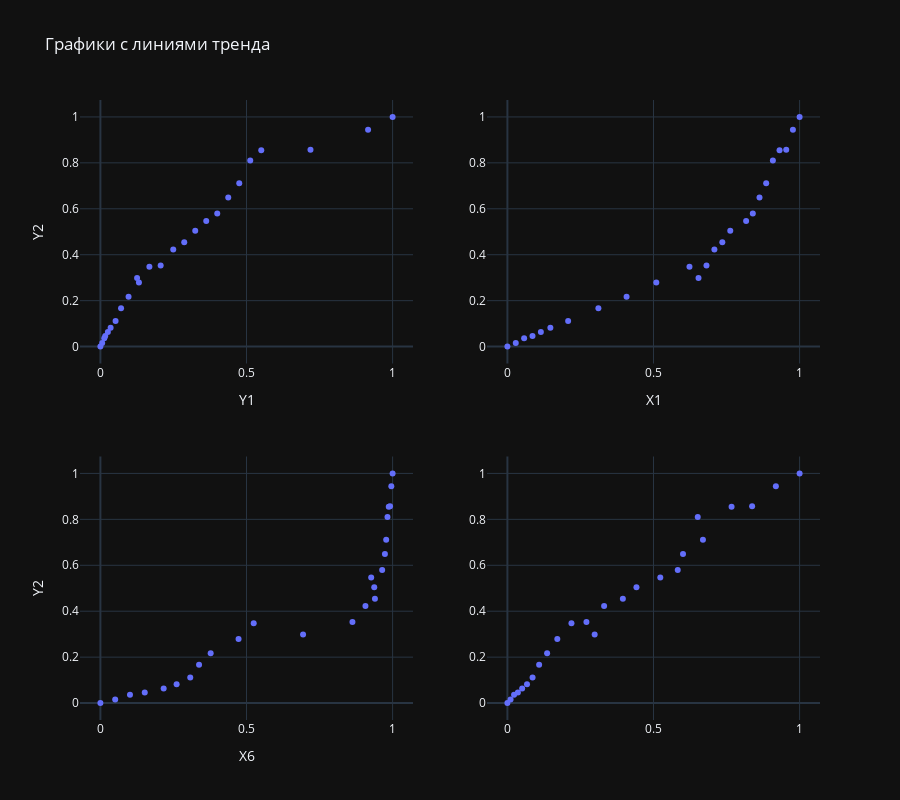

Source (notebook cell):
### Markdown cell above
$$\hat y_2 = 0.1339y_{1} + 0.3834x_{1} + -0.1158x_{3} + 0.6254x_{6}$$

### Code cell
fig = make_subplots(rows=2, cols=2)
fig.update_yaxes(title_text='Y2', row=1, col=1)
fig.update_yaxes(title_text='Y2', row=2, col=1)

fig.add_trace(px.scatter(x=y1, y=y2).data[0], row=1, col=1)
fig.update_xaxes(title_text='Y1', row=1, col=1)

fig.add_trace(px.scatter(x=x1, y=y2).data[0], row=1, col=2)
fig.update_xaxes(title_text='X1', row=1, col=2)

fig.add_trace(px.scatter(x=x3, y=y2).data[0], row=2, col=1)
fig.update_xaxes(title_text='X3', row=1, col=3)

fig.add_trace(px.scatter(x=x6, y=y2).data[0], row=2, col=2)
fig.update_xaxes(title_text='X6', row=2, col=1)

fig.update_layout(height=800, title='Графики с линиями тренда')
fig.show()

### Figure 1 — Plotly figure (JSON) as saved in the notebook; plotly's stock layout.template omitted (floating-point values rounded to 4 significant figures)
{"data": [{"hovertemplate": "x=%{x}<br>y=%{y}<extra></extra>", "legendgroup": "", "marker": {"color": "#636efa", "symbol": "circle"}, "mode": "markers", "name": "", "orientation": "v", "showlegend": false, "x": [0.0, 0.006149, 0.01322, 0.0166, 0.02552, 0.03494, 0.05199, 0.07067, 0.09637, 0.1319, 0.1677, 0.1255, 0.2062, 0.2493, 0.2869, 0.3246, 0.3622, 0.3999, 0.4375, 0.4752, 0.5128, 0.5505, 0.719, 0.9161, 1.0], "xaxis": "x", "y": [0.0, 0.01609, 0.03646, 0.04573, 0.06316, 0.08163, 0.1108, 0.1671, 0.2165, 0.2795, 0.3477, 0.2984, 0.3532, 0.4223, 0.4538, 0.5042, 0.5465, 0.5791, 0.6493, 0.7115, 0.8098, 0.8546, 0.8572, 0.9441, 1.0], "yaxis": "y", "type": "scatter"}, {"hovertemplate": "x=%{x}<br>y=%{y}<extra></extra>", "legendgroup": "", "marker": {"color": "#636efa", "symbol": "circle"}, "mode": "markers", "name": "", "orientation": "v", "showlegend": false, "x": [0.0, 0.02863, 0.05726, 0.08589, 0.1145, 0.1471, 0.2079, 0.3114, 0.4079, 0.5095, 0.6231, 0.6541, 0.6813, 0.7084, 0.7356, 0.7627, 0.817, 0.8399, 0.8628, 0.8856, 0.9085, 0.9314, 0.9543, 0.9771, 1.0], "xaxis": "x2", "y": [0.0, 0.01609, 0.03646, 0.04573, 0.06316, 0.08163, 0.1108, 0.1671, 0.2165, 0.2795, 0.3477, 0.2984, 0.3532, 0.4223, 0.4538, 0.5042, 0.5465, 0.5791, 0.6493, 0.7115, 0.8098, 0.8546, 0.8572, 0.9441, 1.0], "yaxis": "y2", "type": "scatter"}, {"hovertemplate": "x=%{x}<br>y=%{y}<extra></extra>", "legendgroup": "", "marker": {"color": "#636efa", "symbol": "circle"}, "mode": "markers", "name": "", "orientation": "v", "showlegend": false, "x": [0.0, 0.05059, 0.1012, 0.1518, 0.2165, 0.2608, 0.3075, 0.3376, 0.3773, 0.4728, 0.5247, 0.6936, 0.8626, 0.9071, 0.9395, 0.9372, 0.9267, 0.9643, 0.9737, 0.9781, 0.9825, 0.9868, 0.9912, 0.9956, 1.0], "xaxis": "x3", "y": [0.0, 0.01609, 0.03646, 0.04573, 0.06316, 0.08163, 0.1108, 0.1671, 0.2165, 0.2795, 0.3477, 0.2984, 0.3532, 0.4223, 0.4538, 0.5042, 0.5465, 0.5791, 0.6493, 0.7115, 0.8098, 0.8546, 0.8572, 0.9441, 1.0], "yaxis": "y3", "type": "scatter"}, {"hovertemplate": "x=%{x}<br>y=%{y}<extra></extra>", "legendgroup": "", "marker": {"color": "#636efa", "symbol": "circle"}, "mode": "markers", "name": "", "orientation": "v", "showlegend": false, "x": [0.0, 0.01086, 0.02274, 0.03586, 0.0505, 0.06706, 0.08612, 0.1086, 0.1359, 0.1708, 0.2192, 0.2987, 0.2705, 0.3309, 0.3951, 0.4417, 0.5232, 0.583, 0.601, 0.6692, 0.6514, 0.7672, 0.8375, 0.9188, 1.0], "xaxis": "x4", "y": [0.0, 0.01609, 0.03646, 0.04573, 0.06316, 0.08163, 0.1108, 0.1671, 0.2165, 0.2795, 0.3477, 0.2984, 0.3532, 0.4223, 0.4538, 0.5042, 0.5465, 0.5791, 0.6493, 0.7115, 0.8098, 0.8546, 0.8572, 0.9441, 1.0], "yaxis": "y4", "type": "scatter"}], "layout": {"xaxis": {"anchor": "y", "domain": [0.0, 0.45], "title": {"text": "Y1"}}, "yaxis": {"anchor": "x", "domain": [0.575, 1.0], "title": {"text": "Y2"}}, "xaxis2": {"anchor": "y2", "domain": [0.55, 1.0], "title": {"text": "X1"}}, "yaxis2": {"anchor": "x2", "domain": [0.575, 1.0]}, "xaxis3": {"anchor": "y3", "domain": [0.0, 0.45], "title": {"text": "X6"}}, "yaxis3": {"anchor": "x3", "domain": [0.0, 0.425], "title": {"text": "Y2"}}, "xaxis4": {"anchor": "y4", "domain": [0.55, 1.0]}, "yaxis4": {"anchor": "x4", "domain": [0.0, 0.425]}, "height": 800, "title": {"text": "Графики с линиями тренда"}}}
